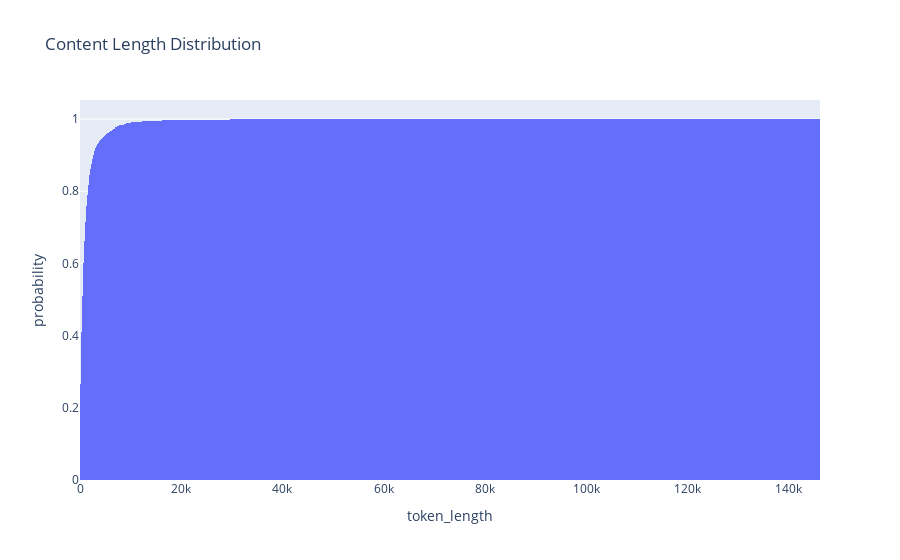

Notebook source saved alongside this figure:
### Code cell
px.histogram(plot_df,
             x="token_length", nbins=1000, title="Content Length Distribution", cumulative=True, histnorm="probability")

### Figure 1 — Plotly figure (JSON) as saved in the notebook; plotly's stock layout.template omitted (floating-point values rounded to 4 significant figures; data arrays with more than 128 entries replaced by an {"elided": "..."} marker saying what was removed)
{"data": [{"alignmentgroup": "True", "bingroup": "x", "cumulative": {"enabled": true}, "histnorm": "probability", "hovertemplate": "token_length=%{x}<br>probability=%{y}<extra></extra>", "legendgroup": "", "marker": {"color": "#636efa", "pattern": {"shape": ""}}, "name": "", "nbinsx": 1000, "offsetgroup": "", "orientation": "v", "showlegend": false, "type": "histogram", "x": {"elided": "4442 int values"}, "xaxis": "x", "yaxis": "y"}], "layout": {"barmode": "relative", "legend": {"tracegroupgap": 0}, "title": {"text": "Content Length Distribution"}, "xaxis": {"anchor": "y", "domain": [0, 1], "title": {"text": "token_length"}}, "yaxis": {"anchor": "x", "domain": [0, 1], "title": {"text": "probability"}}}}
